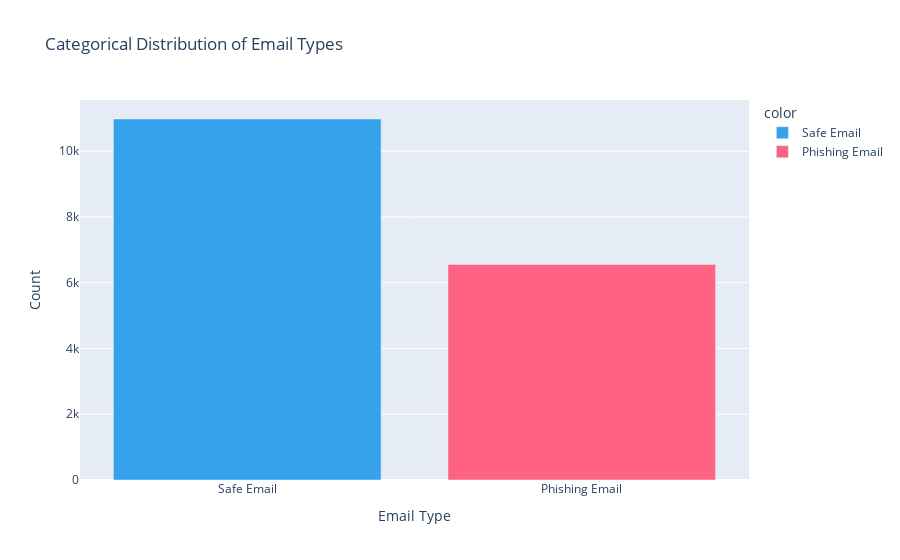

This figure's notebook cell:
### Markdown cell above
#### Categorical Distribution of Email Types

### Code cell
# Defines custom colors for the bars
custom_colors = ['#36A2EB', '#FF6384'] 

# Creates the bar chart with custom colors
fig = px.bar(df['label'].value_counts(), 
             x=df['label'].value_counts().index, 
             y=df['label'].value_counts().values,
             color=df['label'].value_counts().index,  
             color_discrete_sequence=custom_colors, 
             labels={'x': 'Email Type', 'y': 'Count'},
             title="Categorical Distribution of Email Types"
)

# Shows the plot
fig.show()

### Figure 1 — Plotly figure (JSON) as saved in the notebook; plotly's stock layout.template omitted (floating-point values rounded to 4 significant figures)
{"data": [{"alignmentgroup": "True", "hovertemplate": "color=Safe Email<br>Email Type=%{x}<br>Count=%{y}<extra></extra>", "legendgroup": "Safe Email", "marker": {"color": "#36A2EB", "pattern": {"shape": ""}}, "name": "Safe Email", "offsetgroup": "Safe Email", "orientation": "v", "showlegend": true, "textposition": "auto", "type": "bar", "x": ["Safe Email"], "xaxis": "x", "y": [10980], "yaxis": "y"}, {"alignmentgroup": "True", "hovertemplate": "color=Phishing Email<br>Email Type=%{x}<br>Count=%{y}<extra></extra>", "legendgroup": "Phishing Email", "marker": {"color": "#FF6384", "pattern": {"shape": ""}}, "name": "Phishing Email", "offsetgroup": "Phishing Email", "orientation": "v", "showlegend": true, "textposition": "auto", "type": "bar", "x": ["Phishing Email"], "xaxis": "x", "y": [6558], "yaxis": "y"}], "layout": {"barmode": "relative", "legend": {"title": {"text": "color"}, "tracegroupgap": 0}, "title": {"text": "Categorical Distribution of Email Types"}, "xaxis": {"anchor": "y", "domain": [0, 1], "title": {"text": "Email Type"}}, "yaxis": {"anchor": "x", "domain": [0, 1], "title": {"text": "Count"}}}}
